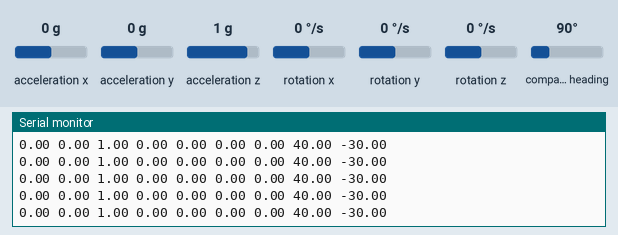
This sketch was run on a simulated Arduino Nano 33 BLE. On the bench: the last lines printed to the serial monitor. The inputs (shaded band) are chosen by the test bench; at power-on: acceleration x 0 g, acceleration y 0 g, acceleration z 1 g, rotation x 0 °/s, rotation y 0 °/s, rotation z 0 °/s, compass heading 90°.

Above: at 1.2 s.
1.3 s: acceleration x set to -1.4 g
At 2.4 s:
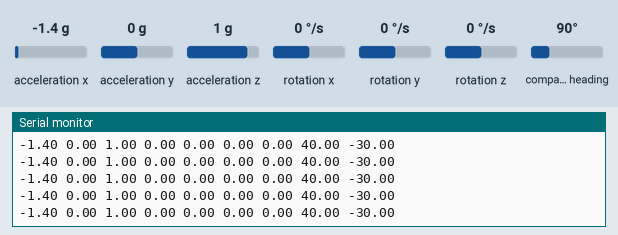
2.8 s: acceleration y set to -1.4 g
At 3.7 s:
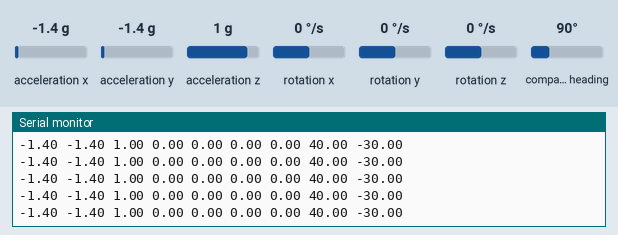
4.3 s: acceleration z set to -1.4 g
At 5.0 s:
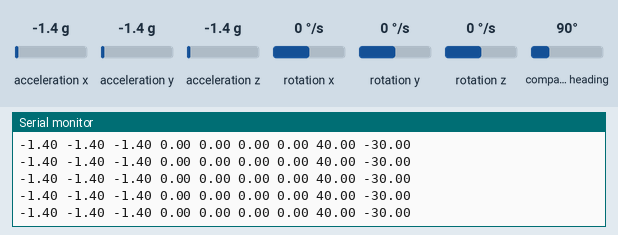
5.8 s: rotation x set to -192 °/s
At 6.6 s:
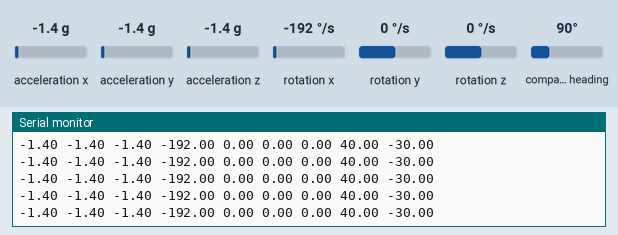
8.8 s: rotation y set to -192 °/s
At 9.5 s:
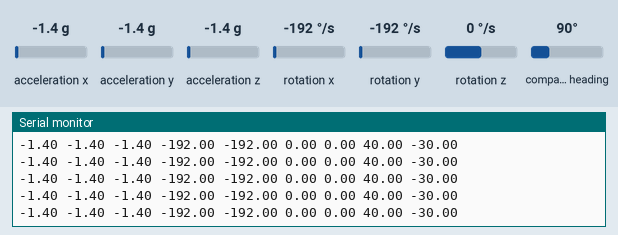

The sketch:

MIOB_Sensor_1.ino
```cpp
/*

*/
#include <Arduino_LSM9DS1.h>
float accx, accy, accz, gyx, gyy, gyz, magx, magy, magz;

void setup() {
  Serial.begin(9600);
  while (!Serial);
  Serial.println("Started");

  if (!IMU.begin()) {
    Serial.println("Failed to initialize IMU!");
    while (1);
  }
    IMU.setAccelODR(2);
    IMU.setGyroODR(2);
    //IMU.setMagnetODR(6);
}

void loop() {
  if ((IMU.accelerationAvailable())&&(IMU.gyroscopeAvailable())&&(IMU.magneticFieldAvailable())) {
    IMU.readAcceleration(accx, accy, accz);
    IMU.readGyroscope(gyx, gyy, gyz);
    IMU.readMagneticField(magx, magy, magz);

    Serial.print(accx);
    Serial.print(' ');
    Serial.print(accy);
    Serial.print(' ');
    Serial.print(accz);
    Serial.print(' ');

    Serial.print(gyx);
    Serial.print(' ');
    Serial.print(gyy);
    Serial.print(' ');
    Serial.print(gyz);
    Serial.print(' ');

    Serial.print(magx);
    Serial.print(' ');
    Serial.print(magy);
    Serial.print(' ');
    Serial.println(magz);
    delay(20);
  }
}
```

Measured:
- after the input at 1.3 s, the serial monitor: prints a new line at once (image 1)
- after the input at 2.8 s, the serial monitor: prints a new line at once (image 2)
- after the input at 4.3 s, the serial monitor: prints a new line at once (image 3)
- after the input at 5.8 s, the serial monitor: prints a new line at once (image 4)
- after the input at 8.8 s, the serial monitor: prints a new line at once (image 5)
